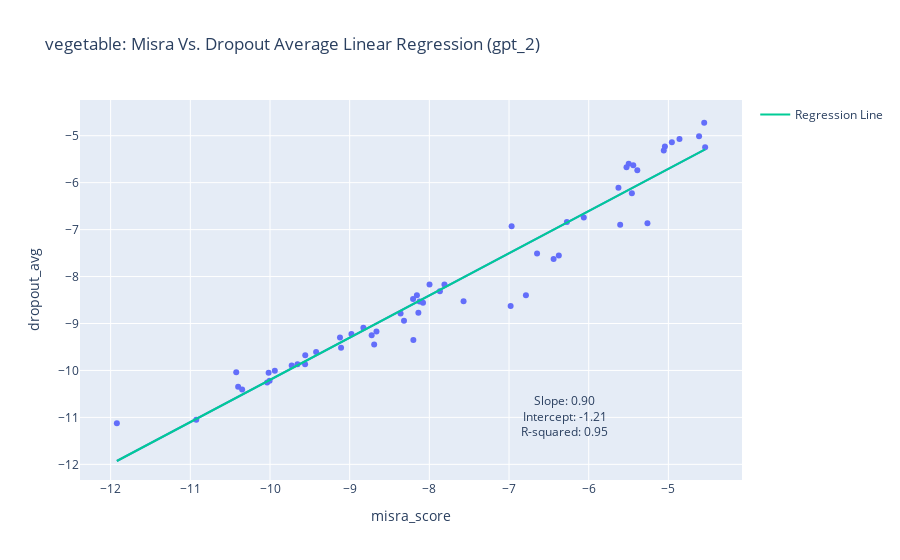

Notebook code cell kept with this figure:
### Code cell
lingress_misra_dropout(gpt_2, 'vegetable', 'gpt_2')
